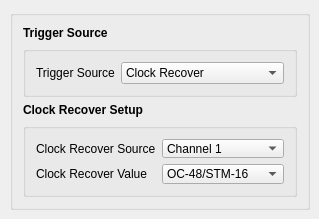
            <widget class="QWidget" name="tab_trig">
             <attribute name="title">
              <string>Trig</string>
             </attribute>
             <widget class="QGroupBox" name="verticalGroupBox_trig">
              <property name="geometry">
               <rect>
                <x>10</x>
                <y>10</y>
                <width>300</width>
                <height>200</height>
               </rect>
              </property>
              <layout class="QVBoxLayout" name="verticalLayout_6">
               <property name="leftMargin">
                <number>10</number>
               </property>
               <property name="topMargin">
                <number>10</number>
               </property>
               <property name="rightMargin">
                <number>10</number>
               </property>
               <property name="bottomMargin">
                <number>10</number>
               </property>
               <item>
                <widget class="QLabel" name="label_trigSrc">
                 <property name="sizePolicy">
                  <sizepolicy hsizetype="Preferred" vsizetype="Maximum">
                   <horstretch>0</horstretch>
                   <verstretch>0</verstretch>
                  </sizepolicy>
                 </property>
                 <property name="font">
                  <font>
                   <weight>75</weight>
                   <bold>true</bold>
                  </font>
                 </property>
                 <property name="text">
                  <string>Trigger Source</string>
                 </property>
                </widget>
               </item>
               <item>
                <widget class="QGroupBox" name="GroupBox_trigSrc">
                 <property name="sizePolicy">
                  <sizepolicy hsizetype="Preferred" vsizetype="Fixed">
                   <horstretch>0</horstretch>
                   <verstretch>0</verstretch>
                  </sizepolicy>
                 </property>
                 <layout class="QHBoxLayout" name="horizontalLayout_selCh_3">
                  <property name="leftMargin">
                   <number>10</number>
                  </property>
                  <property name="topMargin">
                   <number>10</number>
                  </property>
                  <property name="rightMargin">
                   <number>10</number>
                  </property>
                  <property name="bottomMargin">
                   <number>10</number>
                  </property>
                  <item>
                   <widget class="QLabel" name="label_trigSrc_2">
                    <property name="sizePolicy">
                     <sizepolicy hsizetype="Maximum" vsizetype="Preferred">
                      <horstretch>0</horstretch>
                      <verstretch>0</verstretch>
                     </sizepolicy>
                    </property>
                    <property name="text">
                     <string>Trigger Source</string>
                    </property>
                   </widget>
                  </item>
                  <item>
                   <widget class="QComboBox" name="comboBox_trigSrc">
                    <property name="sizePolicy">
                     <sizepolicy hsizetype="Preferred" vsizetype="Preferred">
                      <horstretch>0</horstretch>
                      <verstretch>0</verstretch>
                     </sizepolicy>
                    </property>
                    <item>
                     <property name="text">
                      <string>Clock Recover</string>
                     </property>
                    </item>
                   </widget>
                  </item>
                 </layout>
                </widget>
               </item>
               <item>
                <widget class="QLabel" name="label_clkrecSetup">
                 <property name="sizePolicy">
                  <sizepolicy hsizetype="Preferred" vsizetype="Maximum">
                   <horstretch>0</horstretch>
                   <verstretch>0</verstretch>
                  </sizepolicy>
                 </property>
                 <property name="font">
                  <font>
                   <weight>75</weight>
                   <bold>true</bold>
                  </font>
                 </property>
                 <property name="text">
                  <string>Clock Recover Setup</string>
                 </property>
                </widget>
               </item>
               <item>
                <widget class="QGroupBox" name="GroupBox_clkrec">
                 <layout class="QFormLayout" name="formLayout_5">
                  <property name="leftMargin">
                   <number>10</number>
                  </property>
                  <property name="topMargin">
                   <number>10</number>
                  </property>
                  <property name="rightMargin">
                   <number>10</number>
                  </property>
                  <property name="bottomMargin">
                   <number>10</number>
                  </property>
                  <item row="0" column="0">
                   <widget class="QLabel" name="label_clkrecSrc">
                    <property name="sizePolicy">
                     <sizepolicy hsizetype="Preferred" vsizetype="Preferred">
                      <horstretch>0</horstretch>
                      <verstretch>0</verstretch>
                     </sizepolicy>
                    </property>
                    <property name="text">
                     <string>Clock Recover Source</string>
                    </property>
                   </widget>
                  </item>
                  <item row="0" column="1">
                   <widget class="QComboBox" name="comboBox_clkrecSrc">
                    <property name="sizePolicy">
                     <sizepolicy hsizetype="Preferred" vsizetype="Fixed">
                      <horstretch>0</horstretch>
                      <verstretch>0</verstretch>
                     </sizepolicy>
                    </property>
                    <item>
                     <property name="text">
                      <string>Channel 1</string>
                     </property>
                    </item>
                    <item>
                     <property name="text">
                      <string>Channel 2</string>
                     </property>
                    </item>
                    <item>
                     <property name="text">
                      <string>Channel 3</string>
                     </property>
                    </item>
                    <item>
                     <property name="text">
                      <string>Channel 4</string>
                     </property>
                    </item>
                    <item>
                     <property name="text">
                      <string>Channel 5</string>
                     </property>
                    </item>
                    <item>
                     <property name="text">
                      <string>Channel 6</string>
                     </property>
                    </item>
                    <item>
                     <property name="text">
                      <string>Channel 7</string>
                     </property>
                    </item>
                    <item>
                     <property name="text">
                      <string>Channel 8</string>
                     </property>
                    </item>
                   </widget>
                  </item>
                  <item row="1" column="0">
                   <widget class="QLabel" name="label_clkrecVal">
                    <property name="text">
                     <string>Clock Recover Value</string>
                    </property>
                   </widget>
                  </item>
                  <item row="1" column="1">
                   <widget class="QComboBox" name="comboBox_clkrecVal">
                    <item>
                     <property name="text">
                      <string>OC-48/STM-16</string>
                     </property>
                    </item>
                   </widget>
                  </item>
                 </layout>
                </widget>
               </item>
              </layout>
             </widget>
            </widget>
